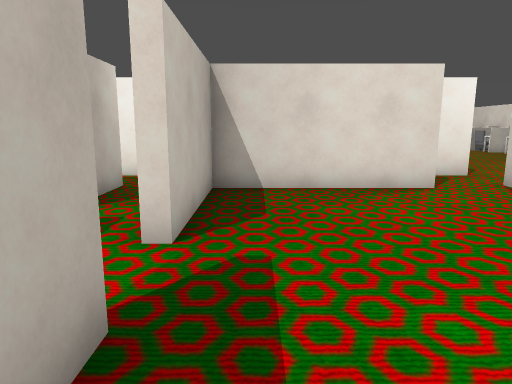
[1] (above)

19 first-person views from a walk through a 3-D level made in the Godot game engine. The camera is 1.5 m above the floor, tilts 10° down and sees 70° across. The floor is counted in squares, 1 m on a side. Each view is taken from the middle of a square. On the plan, view 1 faces up. The plan holds only what a view shows up to about 16 squares ahead; the rest is blank. The place goes on beyond the plan. Some surface patterns are stand-ins.

[2]
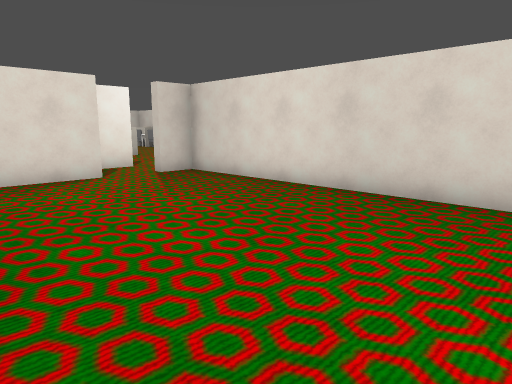

[3]
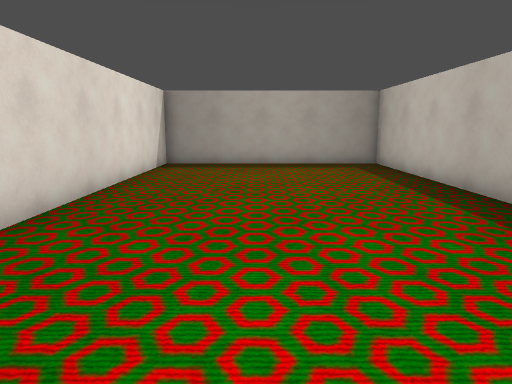

[4]
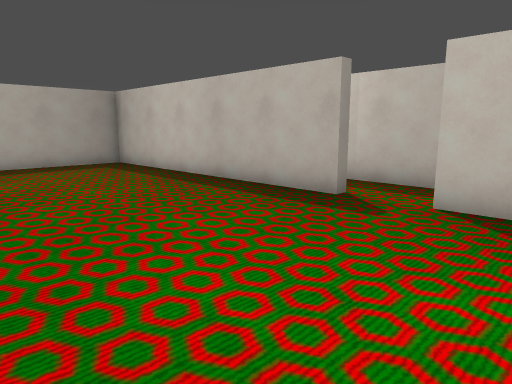

[5]
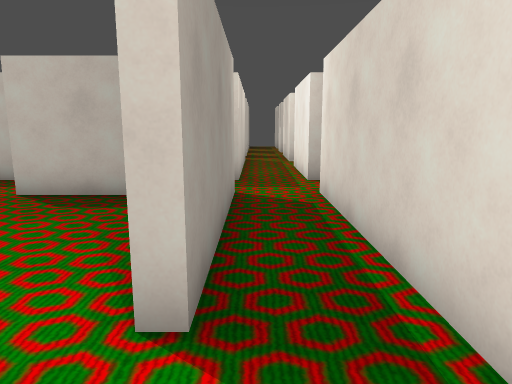

[6]
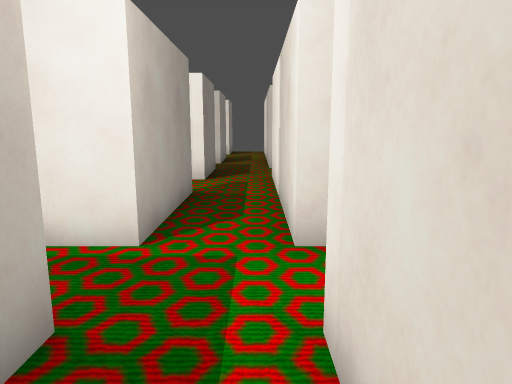

[7]
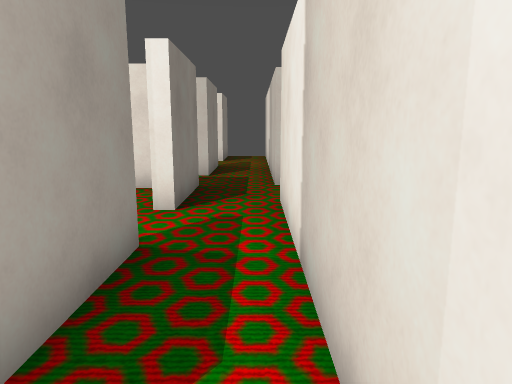

[8]
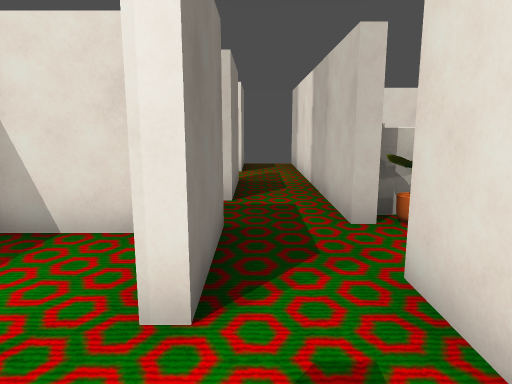

[9]
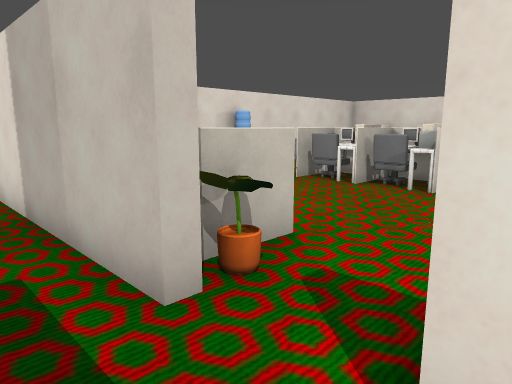

[10]
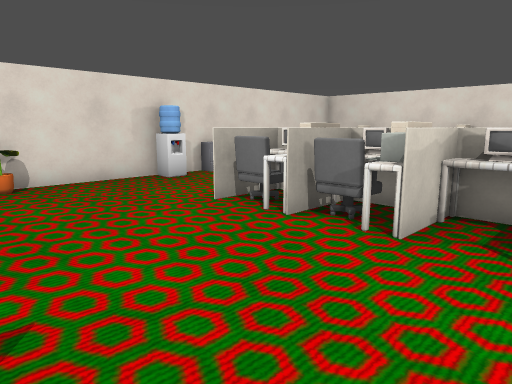

[11]
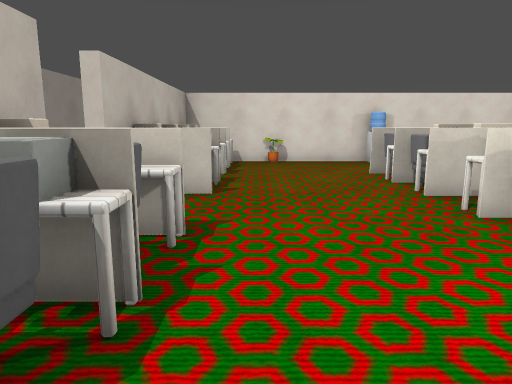

[12]
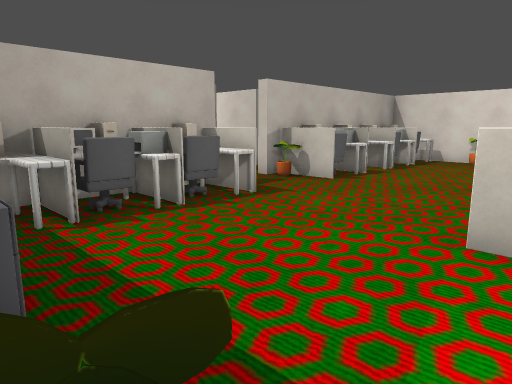

[13]
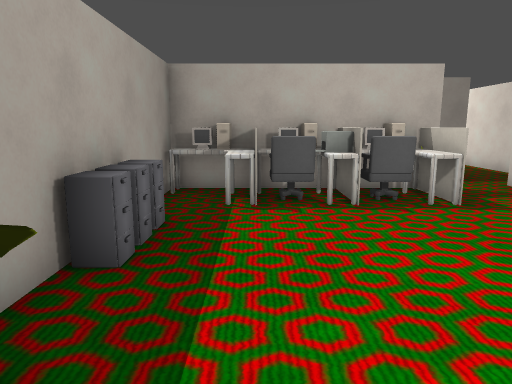

[14]
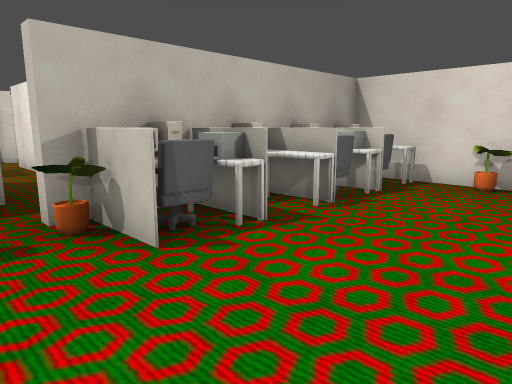

[15]
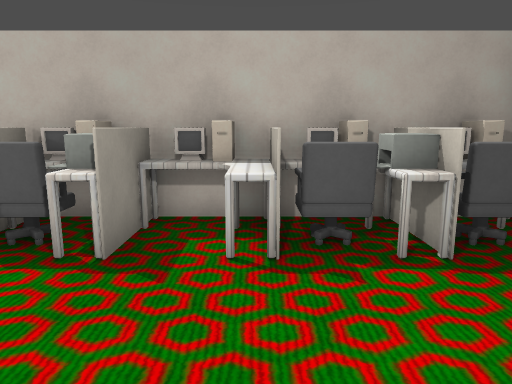

[16]
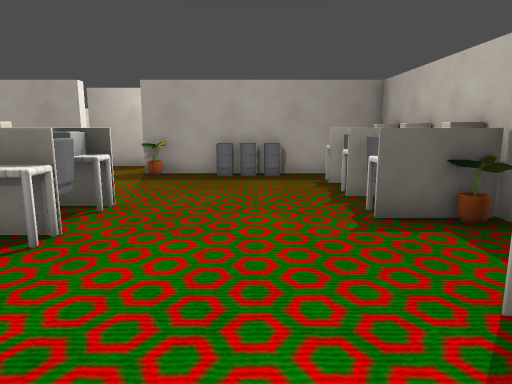

[17]
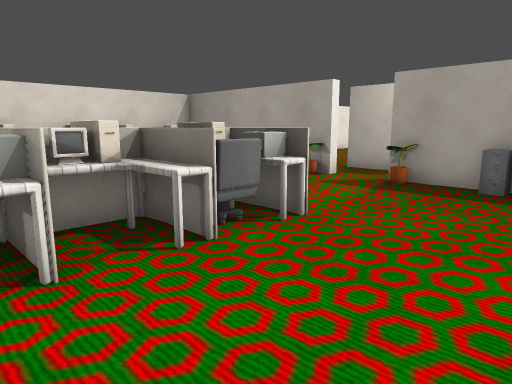

[18]
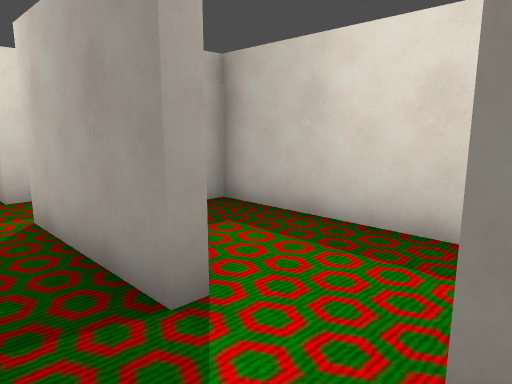

[19]
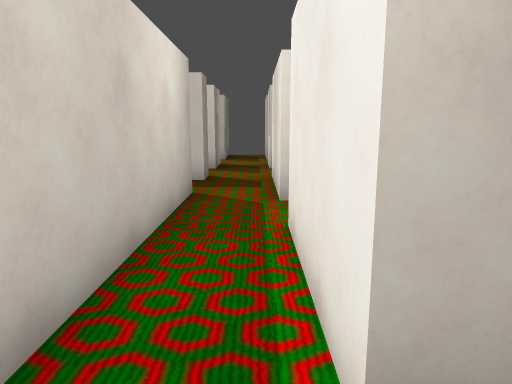

### Floor plan
Points are (right, up) in squares from view 1. A wall is a line through its corners. A room is listed if a view was taken in it or the views show most of it. See-through windows are left out.
Room 1 (views 1, 2, 3, 4)
walls: (-1.6, 2.5) (-1.1, 2.5) (-1.1, -8.5) (7.8, -8.5) (7.8, 9.1) (6.5, 9.1) (6.5, 9.5); (4.5, 9.5) (4.5, 9.1) (-1.1, 9.1) (-1.1, 4.6) (-1.5, 4.6)
ways out: opening at (-1, 3.5) to room 2; opening at (5.5, 9) to room 2
Room 2 (views 5, 6, 7, 8, 9, 10, 11, 12, 13, 14, 15, 16, 17, 18, 19)
walls: (-0.4, 21.2) (-1, 21.2); (-1, 21.3) (-0.4, 21.3); (-1.1, 21.6) (-1.1, 20.6) (-1.5, 20.6) (-1.5, 21.5); (-3.5, 20.6) (-3.5, 17.6) (-4, 17.6); (-4, 15.5) (-3.5, 15.5) (-3.5, 11.5) (-7.5, 11.5); (-1.1, 11.9) (1.6, 11.9); (6.4, 19) (5.8, 19) (6.5, 19); (1.6, 11.5) (-1.5, 11.5) (-1.5, 12.5); (4.4, 11.9) (6.8, 11.9); (6.5, 23) (5.8, 23); (-3.5, 25.5) (-3.5, 22.5) (-7.1, 22.5); (6.8, 11.5) (4.5, 11.5); (-9.1, 22.5) (-11.5, 22.5); (7.5, 25) (5.8, 25); (-1.5, 7.6) (-1.5, 9.5) (4.5, 9.5); (7.4, 9.5) (8.5, 9.5); (-1.5, 29.4) (-1.5, 30.5); (-9.5, 11.5) (-10.5, 11.5); (-3.5, 29.5) (-3.5, 28.2); (-10.5, 9.5) (-3.5, 9.5) (-3.5, 7.9); (8.5, 29.5) (-1.1, 29.5); (-3.5, 3.9) (-3.5, 1.2)
low walls: (6.4, 12.4) (5.9, 12.2)
ways out: opening at (-1, 3.5) to room 1; opening at (5.5, 9) to room 1; opening at (-4, 16.5) to room 3; opening at (-10.5, 21.5); opening at (-10, 10.5); opening at (-2.5, 1.5)
objects: monitor (-2, 15); monitor (-2, 17); other object (-1, 13); desk (-1, 14); other object (-1, 15); desk (-1, 16); other object (-1, 17); pot (-1, 18) to (0, 18); monitor (-1, 22); other object (-1, 23); monitor (-1, 24); other object (-1, 25); monitor (-1, 26); other object (-1, 27); other object (-1, 28); other object (-1, 29); monitor (0, 13); desk (0, 14); chair (0, 14) to (1, 15); printer (0, 16); chair (0, 16) to (1, 17); plant (0, 21); chair (0, 22); printer (0, 23) to (1, 23); desk (0, 25) to (1, 25); chair (0, 26); printer (0, 27) to (1, 27); chair (0, 28); desk (0, 29) to (1, 29); desk (1, 18); cabinet (2, 12); cabinet (3, 12); plant (3, 29); cabinet (4, 12); printer (6, 17) to (7, 17); chair (6, 18) to (7, 18); printer (6, 21) to (7, 21); chair (6, 22) to (7, 23); chair (6, 24) to (7, 24); desk (7, 19); monitor (7, 20); monitor (7, 22); other object (7, 29)
Room 3 (no view inside)
walls: (-7.1, 16.8) (-7.1, 11.9); (-4.5, 20.1) (-6.8, 20.1)
ways out: opening at (-4, 16.5) to room 2

Positions as (right, up) in squares from view 1, and headings:
1: (0, 0), facing up
2: (0, -2), facing up-right
3: (4, 7), facing down
4: (6, 7), facing down-left
5: (7, 10), facing left
6: (-2, 7), facing up
7: (-2, 11), facing up
8: (-3, 15), facing up
9: (-3, 18), facing up-right
10: (1, 19), facing up-right
11: (2, 13), facing up
12: (7, 12), facing up-left
13: (8, 14), facing left
14: (5, 19), facing up-left
15: (5, 25), facing left
16: (3, 24), facing down
17: (2, 22), facing down-right
18: (-2, 18), facing down-left
19: (-2, 11), facing left
